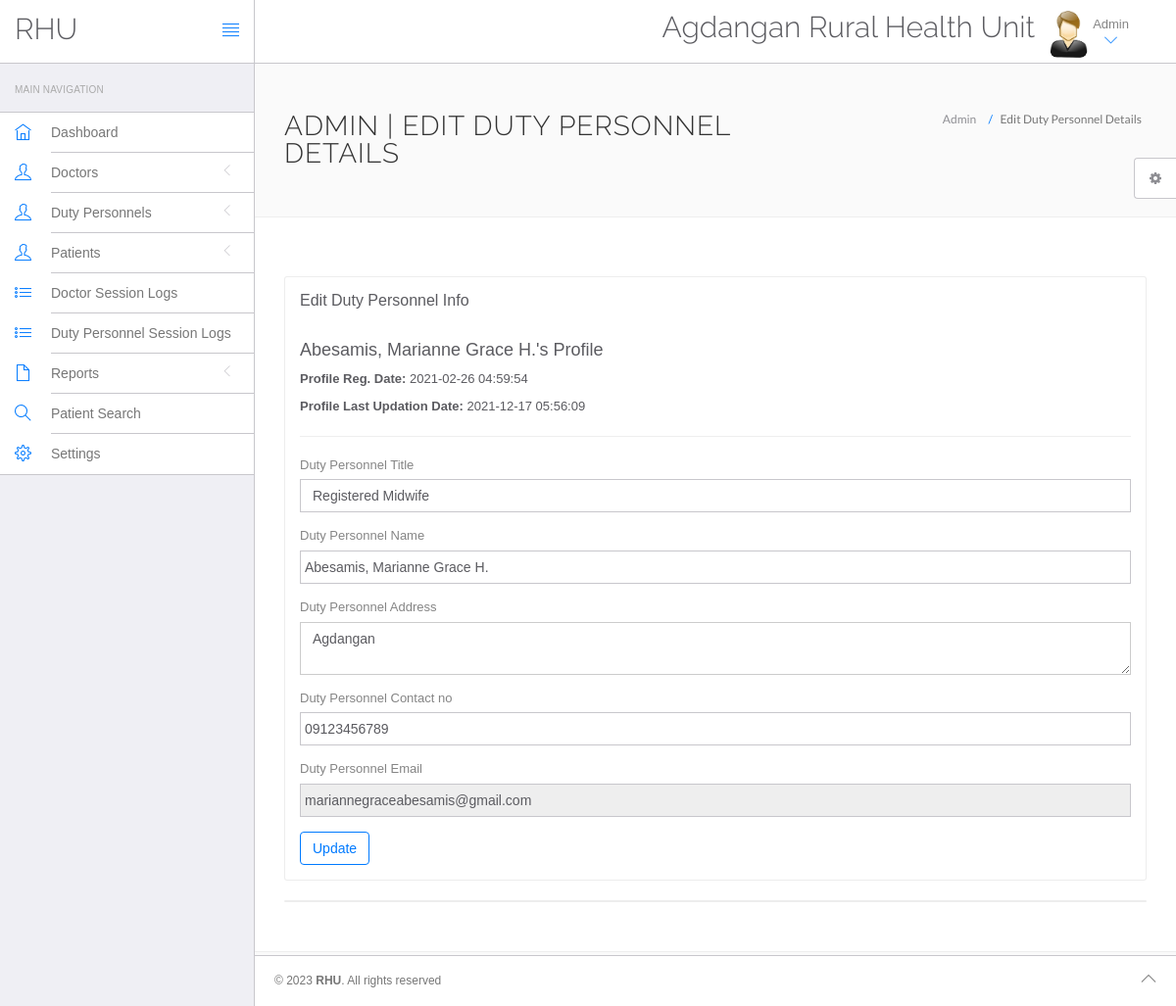
Screenshot of /admin/edit-dutypersonnel.php?id=1 (signed in) with the database file from the repository.
### tables this page shows
CREATE TABLE `settings` (
  `id` int(11) NOT NULL,
  `HealthCenter` varchar(200) DEFAULT NULL,
  `Address` varchar(200) DEFAULT NULL,
  `ContactNo` varchar(12) DEFAULT NULL,
  `EmailAdd` mediumtext DEFAULT NULL,
  `OpeningHour` varchar(200) DEFAULT NULL,
  `Doctor` mediumtext DEFAULT NULL,
  `About` mediumtext DEFAULT NULL,
  `Map` longtext DEFAULT NULL
);

CREATE TABLE `dutypersonnel` (
  `id` int(11) NOT NULL,
  `adminID` int(10) DEFAULT NULL,
  `specialization` varchar(255) DEFAULT NULL,
  `dutyName` varchar(255) DEFAULT NULL,
  `address` longtext DEFAULT NULL,
  `contactno` varchar(11) DEFAULT NULL,
  `dutyEmail` varchar(255) DEFAULT NULL,
  `password` varchar(255) DEFAULT NULL,
  `creationDate` timestamp NULL DEFAULT current_timestamp(),
  `updationDate` timestamp NULL DEFAULT NULL ON UPDATE current_timestamp()
);

### admin/edit-dutypersonnel.php (the view, shortened to what this page needs)
<?php
include('include/config.php');
$did=intval($_GET['id']);
?>
<!DOCTYPE html>
<html lang="en">
	<head>
		<link rel="stylesheet" href="vendor/bootstrap/css/bootstrap.min.css">
		<link rel="stylesheet" href="vendor/fontawesome/css/font-awesome.min.css">
		<link rel="stylesheet" href="vendor/themify-icons/themify-icons.min.css">
		<link href="vendor/animate.css/animate.min.css" rel="stylesheet" media="screen">
		<link href="vendor/perfect-scrollbar/perfect-scrollbar.min.css" rel="stylesheet" media="screen">
		<link href="vendor/switchery/switchery.min.css" rel="stylesheet" media="screen">
		<link href="vendor/bootstrap-touchspin/jquery.bootstrap-touchspin.min.css" rel="stylesheet" media="screen">
		<link href="vendor/select2/select2.min.css" rel="stylesheet" media="screen">
		<link href="vendor/bootstrap-datepicker/bootstrap-datepicker3.standalone.min.css" rel="stylesheet" media="screen">
		<link href="vendor/bootstrap-timepicker/bootstrap-timepicker.min.css" rel="stylesheet" media="screen">
		<link rel="stylesheet" href="assets/css/styles.css">
		<link rel="stylesheet" href="assets/css/plugins.css">
		<link rel="stylesheet" href="assets/css/themes/theme-1.css" id="skin_color" />
	</head>
	<body>
		<div id="app">
<?php include('include/sidebar.php');?>
			<div class="app-content">
						<?php include('include/header.php');?>
				<div class="main-content" >
					<div class="wrap-content container" id="container">
						<section id="page-title">
							<div class="row">
								<div class="col-sm-8">
									<h1 class="mainTitle">Admin | Edit Duty Personnel Details</h1>
																	</div>
								<ol class="breadcrumb">
									<li>
										<span>Admin</span>
									</li>
									<li class="active">
										<span>Edit Duty Personnel Details</span>
									</li>
								</ol>
							</div>
						</section>
						<div class="container-fluid container-fullw bg-white">
							<div class="row">
								<div class="col-md-12">
									<div class="row margin-top-30">
										<div class="col-md-12">
											<div class="panel panel-white">
												<div class="panel-heading">
													<h5 class="panel-title">Edit Duty Personnel Info</h5>
												</div>
												<div class="panel-body">
									<?php $sql=mysqli_query($con,"select * from dutypersonnel where id='$did'");
while($data=mysqli_fetch_array($sql))
{
?>
<h4><?php echo htmlentities($data['dutyName']);?>'s Profile</h4>
<p><b>Profile Reg. Date: </b><?php echo htmlentities($data['creationDate']);?></p>
<?php if($data['updationDate']){?>
<p><b>Profile Last Updation Date: </b><?php echo htmlentities($data['updationDate']);?></p>
<?php } ?>
<hr />
													<form role="form" name="addduty" method="post" onSubmit="return valid();" autocomplete="off">
														<div class="form-group">
															<label for="DutypersonnelSpecialization">
																Duty Personnel Title
															</label>
							<select name="Dutypersonnelspecialization" class="form-control" required="required">
					<option value="<?php echo htmlentities($data['specialization']);?>">
					<?php echo htmlentities($data['specialization']);?></option>
															</select>
														</div>
<div class="form-group">
															<label for="dutyname">
																 Duty Personnel Name
															</label>
	<input type="text" name="dutyname" class="form-control" value="<?php echo htmlentities($data['dutyName']);?>" >
														</div>
<div class="form-group">
															<label for="address">
																 Duty Personnel Address
															</label>
					<textarea name="clinicaddress" class="form-control"><?php echo htmlentities($data['address']);?></textarea>
														</div>
<div class="form-group">
									<label for="dutycontact">
																 Duty Personnel Contact no
															</label>
					<input type="text" name="dutycontact" class="form-control" required="required"  value="<?php echo htmlentities($data['contactno']);?>">
														</div>
<div class="form-group">
									<label for="dutyemail">
																 Duty Personnel Email
															</label>
					<input type="email" name="dutyemail" class="form-control"  readonly="readonly"  value="<?php echo htmlentities($data['dutyEmail']);?>">
														</div>
														<?php } ?>
														<button type="submit" name="submit" class="btn btn-o btn-primary">
															Update
														</button>
													</form>
												</div>
											</div>
										</div>
											</div>
										</div>
									<div class="col-lg-12 col-md-12">
											<div class="panel panel-white">
											</div>
										</div>
									</div>
								</div>
							</div>
						</div>
					</div>
	<?php include('include/footer.php');?>
	<?php include('include/setting.php');?>
		</div>
	</body>
</html>

### admin/include/header.php (shortened to what this page needs)
<?php
include("include/config.php");
$val=mysqli_query($con,"select * from settings where id = 1");
while ($row_val=mysqli_fetch_array($val)) {
	$name = $row_val['HealthCenter'];
}
?>
<header class="navbar navbar-default navbar-static-top">
					<div class="navbar-header">
						<a class="navbar-brand" href="#">
							<h2 style="padding-top:20%; ">RHU</h2>
						</a>
						<a href="#" class="sidebar-toggler pull-right visible-md visible-lg" data-toggle-class="app-sidebar-closed" data-toggle-target="#app">
							<i class="ti-align-justify"></i>
						</a>
					</div>
					<div class="navbar-collapse collapse">
						<ul class="nav navbar-right">
								<li  style="padding-top:2% ">
								<h2><?php echo $name;?></h2>
							</li>
							<li class="dropdown current-user">
								<a href class="dropdown-toggle" data-toggle="dropdown">
									<img src="assets/images/images.jpg" > <span class="username">
<?php $query=mysqli_query($con,"select fullname from admin where id='".$_SESSION['id']."'");
while($row=mysqli_fetch_array($query))
{
	echo $row['fullname'];
} ?>
									<i class="ti-angle-down"></i></i></span>
								</a>
							</li>
						</ul>
					</div>
				</header>

### admin/assets/css/themes/theme-1.css (style rules this page uses)
body { background: #FAFAFA; }
header .navbar-header { background: #ffffff !important; border-right-color: #c8c7cc !important; border-bottom-color: #c8c7cc !important; }
header .navbar-header .sidebar-toggler, header .navbar-header .sidebar-mobile-toggler { color: #007aff !important; }
header .navbar-header .navbar-brand { color: #777 !important; }
header .navbar-collapse { background: #ffffff !important; border-bottom-color: #c8c7cc !important; box-shadow: none !important; }
header .navbar-collapse .navbar-right > li > a { color: #777; }
header .navbar-collapse .navbar-right > li > a i { color: #007aff !important; }

### admin/edit-dutypersonnel.php (style rules this page uses)
input[type=text], textarea { text-transform: capitalize; }

### rows the page displays
settings: HealthCenter "Agdangan Rural Health Unit"
dutypersonnel: dutyName "Abesamis, Marianne Grace H.", creationDate "2021-02-26 04:59:54", updationDate "2021-12-17 05:56:09", Dutypersonnelspecialization "Registered Midwife", dutyname "Abesamis, Marianne Grace H.", clinicaddress "Agdangan", dutycontact "09123456789", dutyemail "mariannegraceabesamis@gmail.com"

### other values shown
$row['fullname'] "Admin"
